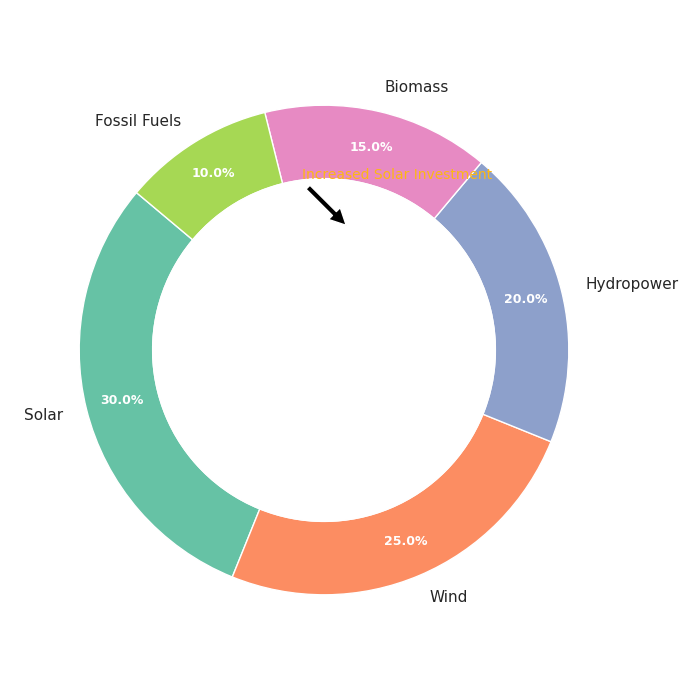

Here is the Python script that generated this plot:
import matplotlib.pyplot as plt
import numpy as np

# Define the energy sources and their percentage share in EcoVille for 2023
energy_sources = ['Solar', 'Wind', 'Hydropower', 'Biomass', 'Fossil Fuels']
consumption_2023 = [30, 25, 20, 15, 10]

# Define a new color set
new_colors = ['#66c2a5', '#fc8d62', '#8da0cb', '#e78ac3', '#a6d854']

# Create a subplot for 2023 data
fig, ax = plt.subplots(figsize=(7, 7))

wedges, texts, autotexts = ax.pie(
    consumption_2023, 
    labels=energy_sources, 
    autopct='%1.1f%%', 
    startangle=140, 
    colors=new_colors,
    wedgeprops=dict(width=0.3, edgecolor='w'),
    pctdistance=0.85
)

plt.setp(autotexts, size=9, weight="bold", color='white')

centre_circle = plt.Circle((0, 0), 0.70, fc='white')
ax.add_artist(centre_circle)

# Annotate solar energy to highlight growth
ax.annotate(
    'Increased Solar Investment',
    xy=(0.1, 0.5), xytext=(0.3, 0.7),
    arrowprops=dict(facecolor='black', shrink=0.05),
    fontsize=10, ha='center', color='#FDB813'
)

plt.tight_layout()
plt.show()
